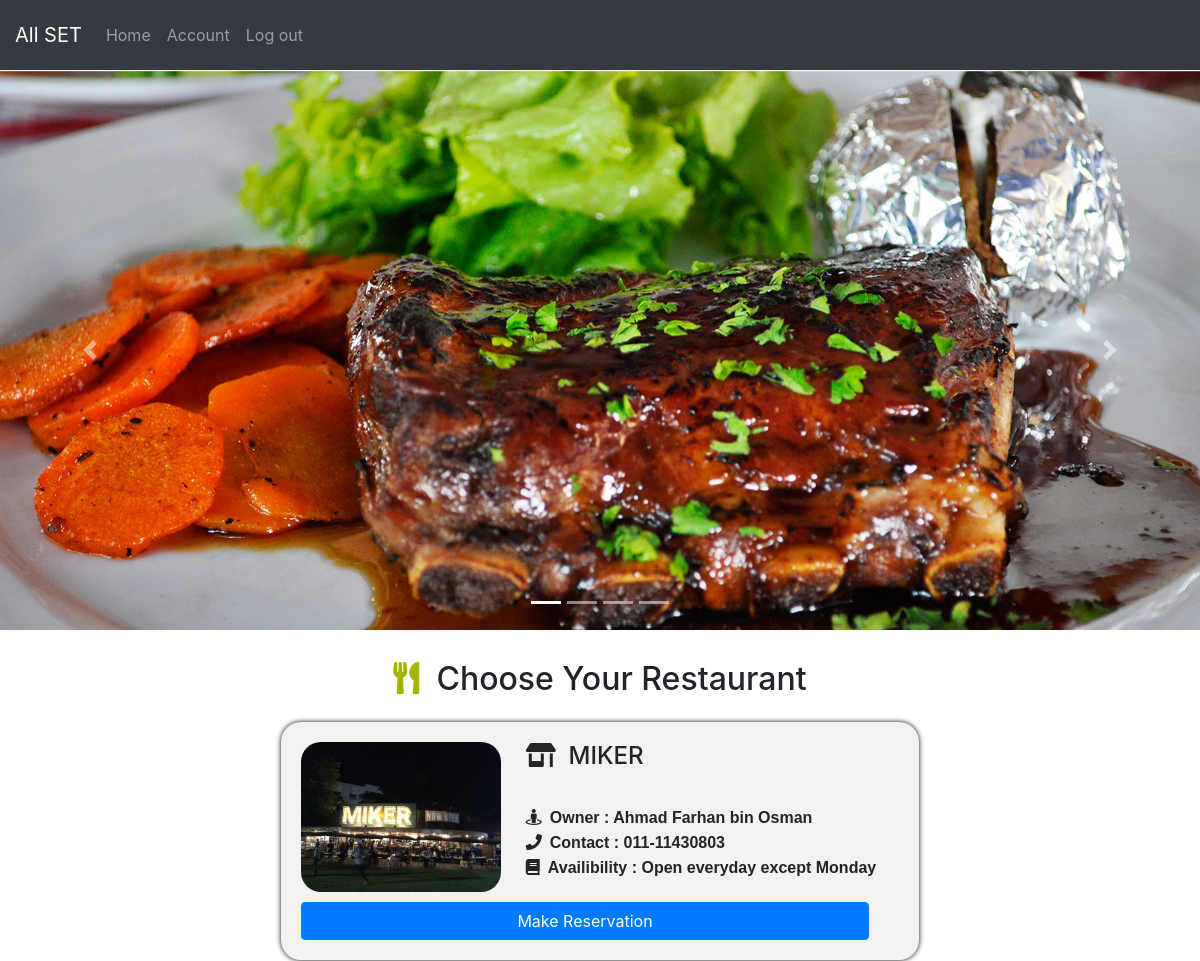
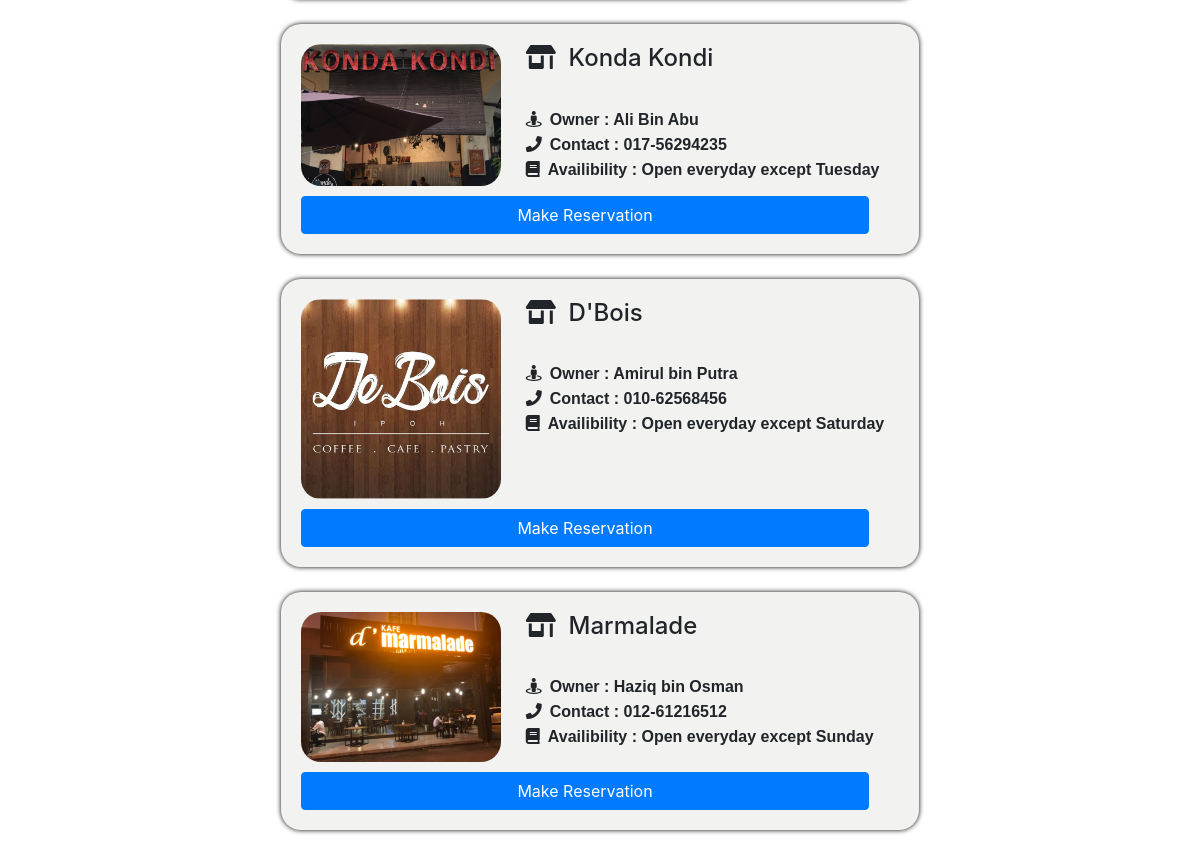
The page /list-restaurant.php on the database its author committed (2 pictures, top to bottom).
### tables this page shows
CREATE TABLE `restaurant_owner` (
  `owner_id` int(11) NOT NULL,
  `restaurant_name` varchar(255) NOT NULL,
  `owner_name` varchar(255) NOT NULL,
  `phone_no` varchar(255) NOT NULL,
  `owner_email` varchar(255) NOT NULL,
  `restaurant_img` varchar(255) NOT NULL,
  `available` varchar(255) NOT NULL
);

### list-restaurant.php (the view, shortened to what this page needs)
<?php
	include_once 'dbConn.php';
	include_once 'top-nav.php';
	include_once 'img-slide-index.php';
?>
<div class="d-flex justify-content-center list-restautants">
	<div class="d-flex flex-column">
		<center><h2><span><i class="fas fa-utensils" style="color: #a3b500; margin-bottom: 20px;"></i>&nbsp; Choose Your Restaurant</span></h2></center>
		<?php
			$restaurant_detail = "SELECT * FROM restaurant_owner;";
			$result = mysqli_query($conn, $restaurant_detail);
			while ($record = mysqli_fetch_assoc($result)) {
		?>
		<div class="view-button" ?>
			<div class="row rest-detail" >
				<div class="col-md-12">
					<div class="d-flex flex-row">
						<img src="<?php echo $record['restaurant_img']; ?>">
						<div class="d-flex flex-column rest-info">
							<div class="row">
								<h4><span><i class="fas fa-store-alt"></i>&nbsp; <?php echo $record['restaurant_name']; ?></span></h4>
							</div>
							<div class="d-flex flex-column owner-detail">
								<div class="row">
									<i class="fas fa-street-view">&nbsp;
									<label>Owner : <?php echo $record['owner_name']; ?></label></i>
								</div>
								<div class="row">
									<i class="fas fa-phone">&nbsp;
									<label>Contact : <?php echo $record['phone_no']; ?></label></i>
								</div>
								<div class="row">
									<i class="fas fa-book">&nbsp;
									<label>Availibility : <?php echo $record['available']; ?></label></i>
								</div>
							</div>
						</div>
					</div>
					<div class="button-view-rest" style="margin-top:10px;">
						<a href="food_menu_customer.php?action=shop&id=<?php echo $record['owner_id']; ?>" type="button" class="btn btn-primary btn-md btn-block">Make Reservation</a>
					</div>
				</div>
			</div>
		</div>
		<?php
			}
		?>
	</div>
</div>

### top-nav.php (shortened to what this page needs)
<head>
    <link rel="stylesheet" href="https://maxcdn.bootstrapcdn.com/bootstrap/4.5.2/css/bootstrap.min.css">
	<link rel="stylesheet" href="https://use.fontawesome.com/releases/v5.7.0/css/all.css">
</head>
<body>
	<nav class="navbar navbar-expand-lg bg-dark navbar-dark" style="padding: 15px;">
	<div class="d-flex justify-content-between right-navbar" >
		<a href="list-restaurant.php" class="navbar-brand">All SET</a>
	  	<div class="collapse navbar-collapse " id="collapsibleNavbar">
	  		<ul class="navbar-nav ">
			<li class="nav-item">
				<a href="list-restaurant.php" class="nav-link">Home</a>
			</li>
			<li class="nav-item">
				<a href="my-reservation.php" class="nav-link">Account</a>
			</li>
			<li class="nav-item">
				<a href="logOut.php" class="nav-link">Log out</a>
			</li>
		</ul>
	  	</div>
	</div>
	</nav>
</body>

### img-slide-index.php (shortened to what this page needs)
<div id="carouselExampleIndicators" class="carousel slide image-slide-menu" data-ride="carousel">
  <ol class="carousel-indicators">
    <li data-target="#carouselExampleIndicators" data-slide-to="0" class="active"></li>
    <li data-target="#carouselExampleIndicators" data-slide-to="1"></li>
    <li data-target="#carouselExampleIndicators" data-slide-to="2"></li>
    <li data-target="#carouselExampleIndicators" data-slide-to="3"></li>
  </ol>
  <div class="carousel-inner">
    <div class="carousel-item active">
      <img class="d-block w-100" src="img/food-img-1.jpg" alt="First slide">
    </div>
  </div>
  <a class="carousel-control-prev" href="#carouselExampleIndicators" role="button" data-slide="prev">
    <span class="carousel-control-prev-icon" aria-hidden="true"></span>
  </a>
  <a class="carousel-control-next" href="#carouselExampleIndicators" role="button" data-slide="next">
    <span class="carousel-control-next-icon" aria-hidden="true"></span>
  </a>
</div>

### top-nav.php (style rules this page uses)
.right-navbar { float:right; }

### img-slide-index.php (style rules this page uses)
.image-slide-menu { position: relative; overflow: hidden; width: 100%; height: 70%; }
.image-slide-menu img { max-width: 100%; width: 100%; height: auto; }

### list-restaurant.php (style rules this page uses)
.list-restautants { margin: 30 20 100 20; }
.view-button { width: 100%; box-shadow: 0px 0px 5px black; border-radius: 20px; padding: 20px 50px 20px 20px; background-color: #f2f2f0; margin-bottom: 25px; }
.rest-detail img { border-radius: 20px; max-width: 200px; max-height: 200px; }
.rest-info { margin-left: 40px; }
label { font-family: 'Noto Sans TC', sans-serif; }

### rows shown on the page
restaurant_owner: restaurant_img (picture), restaurant_name "MIKER", owner_name "Ahmad Farhan bin Osman", phone_no "011-11430803", available "Open everyday except Monday"
restaurant_owner: restaurant_img (picture), restaurant_name "Konda Kondi", owner_name "Ali Bin Abu", phone_no "017-56294235", available "Open everyday except Tuesday"
restaurant_owner: restaurant_img (picture), restaurant_name "D'Bois", owner_name "Amirul bin Putra", phone_no "010-62568456", available "Open everyday except Saturday"
restaurant_owner: restaurant_img (picture), restaurant_name "Marmalade", owner_name "Haziq bin Osman", phone_no "012-61216512", available "Open everyday except Sunday"
